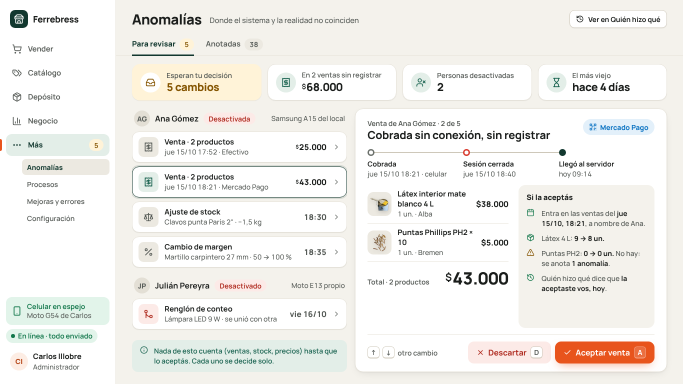
#> input picture docs/propuestas-de-diseno/anomalias/compu/variante-1-bandeja/captura.png, 1366 x 768 px (shown at 1/2 size)
$ python comparar.py
#> lines starting #> are read from the running program, lines starting #| are printed output that depends on the picture
# Arma comparacion-compu.png y comparacion-celu.png con las capturas lado a lado.
import sys, os
from PIL import Image, ImageDraw, ImageFont
A = os.path.dirname(os.path.dirname(os.path.abspath(__file__)))
F = "/usr/share/fonts/truetype/dejavu/DejaVuSans-Bold.ttf"
def armar(modo, titulos, ancho_obj):
#> called with modo = 'compu', ancho_obj = 1366
    dirs = sorted(os.listdir(os.path.join(A, modo)))
    ims = [Image.open(os.path.join(A, modo, d, "captura.png")).convert("RGB") for d in dirs]
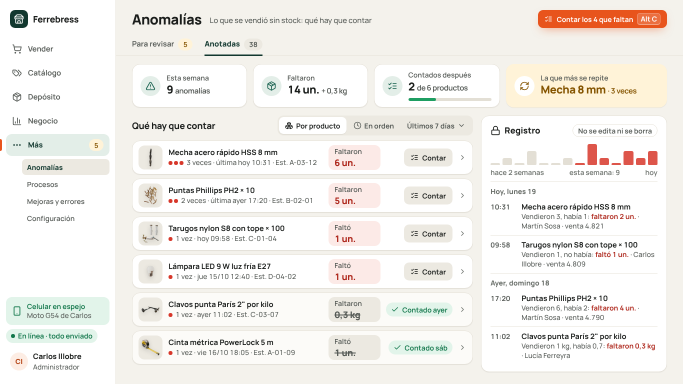
#> input picture docs/propuestas-de-diseno/anomalias/compu/variante-2-por-producto/captura.png, 1366 x 768 px (shown at 1/2 size)
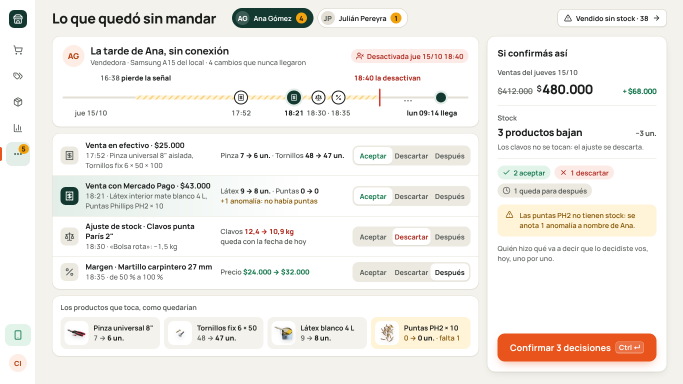
#> input picture docs/propuestas-de-diseno/anomalias/compu/variante-3-conciliacion/captura.png, 1366 x 768 px (shown at 1/2 size)
    ims = [im.resize((ancho_obj, int(im.height * ancho_obj / im.width)), Image.LANCZOS) for im in ims]
#> ims = 3 items
    pad, cab = 40, 90
    W = pad + sum(im.width + pad for im in ims); H = cab + max(im.height for im in ims) + pad
#> after `W = pad + sum((im.width + pad for im in ims))`: W = 4258
#> after `H = cab + max((im.height for im in ims)) + pad`: H = 898
    out = Image.new("RGB", (W, H), (244, 242, 236)); d = ImageDraw.Draw(out)
#> after `out = Image.new('RGB', (W, H), (244, 242, 236))`:
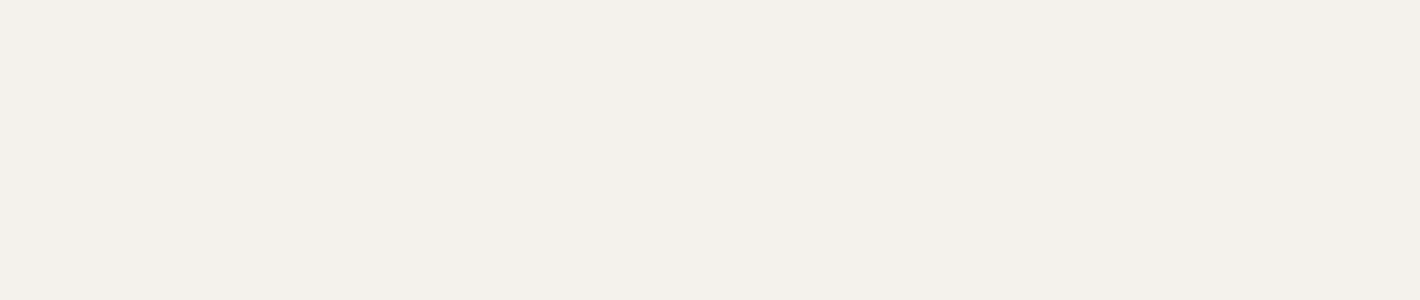
#> out: PIL image 4258x898 RGB (shown at 1/3 size); mean R, G, B 244, 242, 236
    f = ImageFont.truetype(F, 34 if modo == "compu" else 30)
    x = pad
    for im, t in zip(ims, titulos):
        d.text((x, 28), t, font=f, fill=(26, 29, 27))
        out.paste(im, (x, cab)); x += im.width + pad
#> this loop made 3 passes
#> (t, x) on passes 1 to 3: ('1 · La evolución: bandeja y detalle', 1446), ('2 · La reinvención: qué hay que contar', 2852), ('3 · La audaz: la tarde de Ana', 4258)
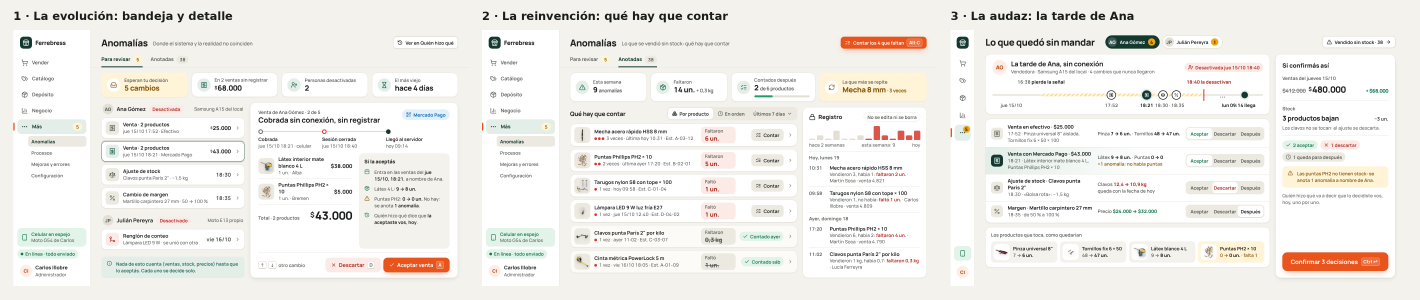
#> out: PIL image 4258x898 RGB (shown at 1/3 size); mean R, G, B 240.6, 238.4, 233.9
#> after the loop, x = 4258
    out.save(os.path.join(A, f"comparacion-{modo}.png"), optimize=True)
armar("compu", ["1 · La evolución: bandeja y detalle", "2 · La reinvención: qué hay que contar", "3 · La audaz: la tarde de Ana"], 1366)
armar("celu", ["1 · Tarjetas que se abren", "2 · De a una, deslizando", "3 · Sobres y a contar"], 780)
#> call 2 of armar, with modo = 'celu', ancho_obj = 780
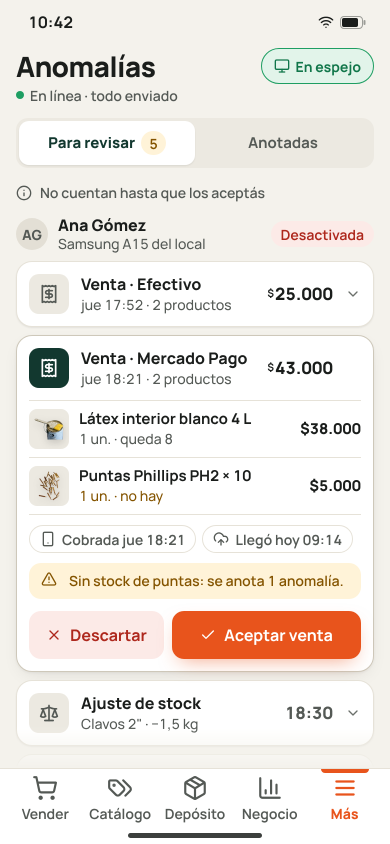
#> input picture docs/propuestas-de-diseno/anomalias/celu/variante-1-tarjetas/captura.png, 780 x 1688 px (shown at 1/2 size)
#> in armar (call 2), `ims = [im.resize((ancho_obj, int(im.height * ancho_obj / im.width)), I..`: ims = 1 item
#> in armar (call 2), `W = pad + sum((im.width + pad for im in ims))`: W = 860
#> in armar (call 2), `H = cab + max((im.height for im in ims)) + pad`: H = 1818
#> in armar (call 2), `out = Image.new('RGB', (W, H), (244, 242, 236))`:
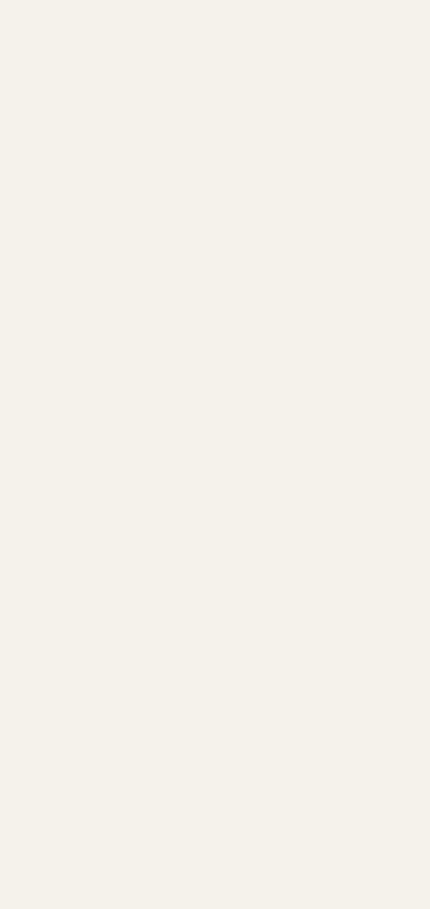
#> out: PIL image 860x1818 RGB (shown at 1/2 size); mean R, G, B 244, 242, 236
#> the loop in armar (call 2), `for im, t in zip(ims, titulos):` made 1 pass
#> (t, x) on pass 1: ('1 · Tarjetas que se abren', 860)
#> after the loop in armar (call 2), `for im, t in zip(ims, titulos):`:
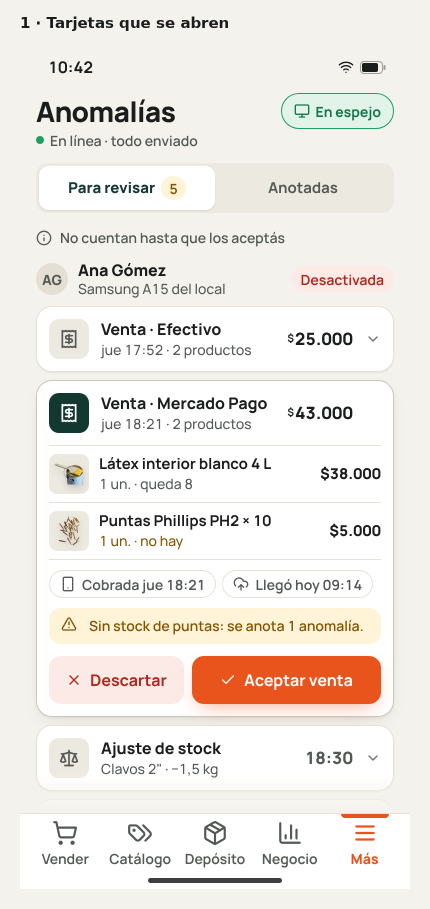
#> out: PIL image 860x1818 RGB (shown at 1/2 size); mean R, G, B 238.6, 233.5, 227.7
#> after the loop in armar (call 2), `for im, t in zip(ims, titulos):`: x = 860
